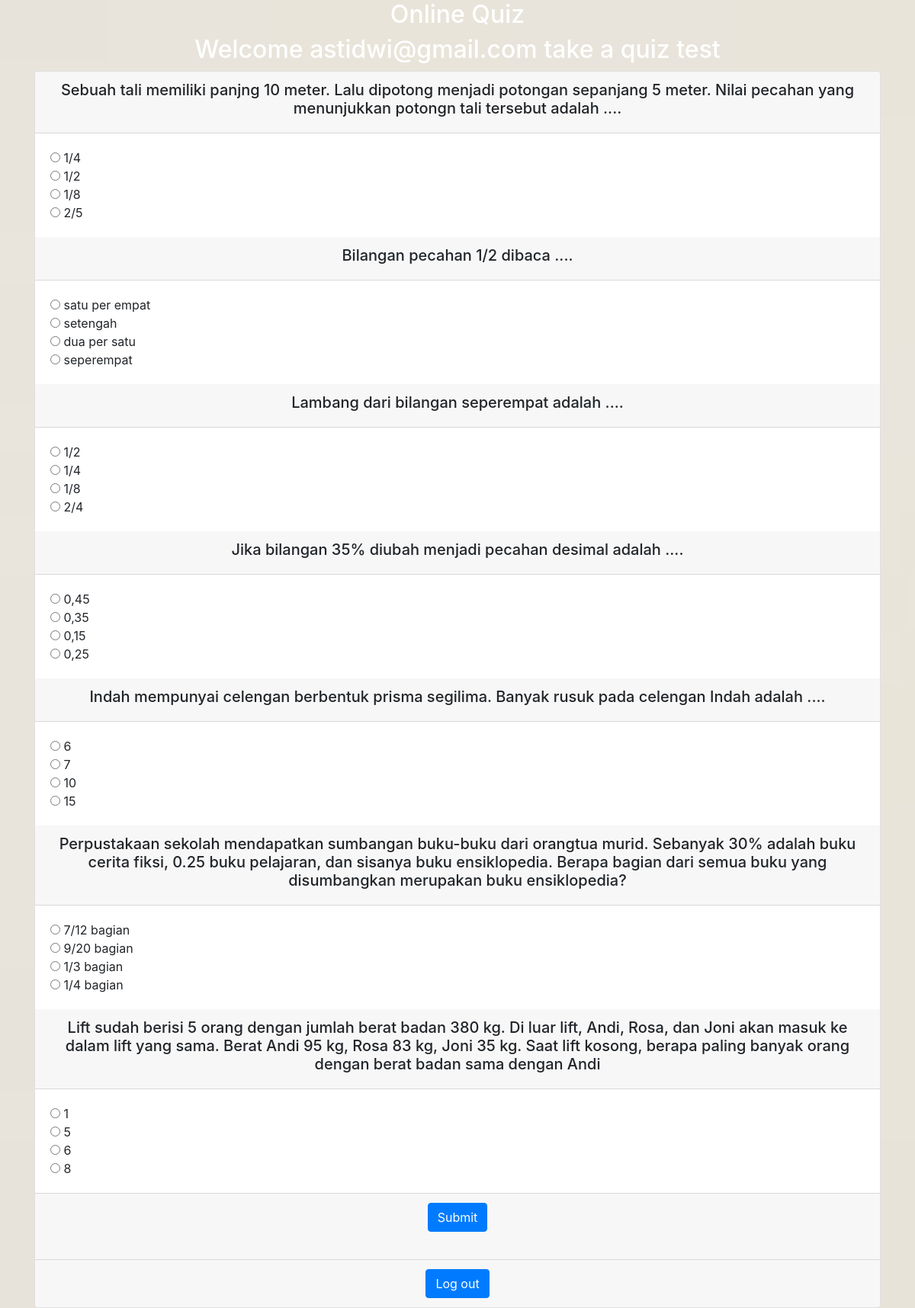
The app's page /quiz.php (signed in) with its own data.
### tables this page shows
CREATE TABLE `questions` (
  `qid` int(11) NOT NULL,
  `question` varchar(255) NOT NULL,
  `ans_id` int(11) NOT NULL
);

CREATE TABLE `answer` (
  `aid` int(11) NOT NULL,
  `answer` varchar(255) NOT NULL,
  `ans_id` int(11) NOT NULL
);

### quiz.php (the view, shortened to what this page needs)
<!DOCTYPE html>
<html lang="en">
  <head>
    <link rel="stylesheet" href="https://maxcdn.bootstrapcdn.com/bootstrap/4.5.2/css/bootstrap.min.css">
  </head>
  <body class="data">
    <div class="container ">
      <h2 class="text-center" style="color:white">Online Quiz</h2>
	  <?php echo '<h2 class="text-center blinking" style="color:white">  Welcome '.$_SESSION['user'].' take a quiz test</h2>'; ?>
	  <div class="card">
		<?php
			include('conn.php');
		?>
		<form action="http://localhost/quiz/result.php" method="post">
			<?php
				for($i=1;$i<8;$i++){
					$sql = "select * from questions where qid =  $i";
					$data = mysqli_query($conn,$sql);
					while($row = mysqli_fetch_assoc($data)){
						?>
						<div class="card-header text-center">
							<h5> <?php echo $row['question']; ?> </h5>
						</div>
						<div class="card-body">
							<?php
								$sql = "select * from answer where ans_id = $i";
								$data1 = mysqli_query($conn,$sql);
								while($row = mysqli_fetch_assoc($data1)){
									?>
									<input type="radio" name='check[<?php echo $row['ans_id']; ?>]' value="<?php echo $row['aid']?>"> <?php echo $row['answer']?> <br> <?php
								}
							?>
						</div>
						<?php
					}
				}
			?>
			<div class="card-footer text-center">
				<input type="submit" name="sub" class="btn btn-primary">
				<br><br>
			</div>
		</form>
		<div class="card-footer text-center">
			<a href='logout.php'>
				<button class="btn btn-primary">Log out</button>
			</a>
		</div>
    	</div>
    </div>
  </body>
</html>

### quiz.php (style rules this page uses)
.blinking { animation: blinkingText 1.2s infinite; }
.data { background: url('img/cream.jpg') center / cover no-repeat; }

### records on screen
questions: question "Sebuah tali memiliki panjng 10 meter. Lalu dipotong menjadi potongan sepanjang 5 meter. Nilai pecahan yang menunjukkan potongn tali tersebut adalah ...."
answer: answer "1/4"
answer: answer "1/2"
answer: answer "1/8"
answer: answer "2/5"
questions: question "Bilangan pecahan 1/2 dibaca ...."
answer: answer "satu per empat"
answer: answer "setengah"
answer: answer "dua per satu"
answer: answer "seperempat"
questions: question "Lambang dari bilangan seperempat adalah ...."
answer: answer "1/2"
answer: answer "1/4"
answer: answer "1/8"
answer: answer "2/4"
questions: question "Jika bilangan 35% diubah menjadi pecahan desimal adalah ...."
answer: answer "0,45"
answer: answer "0,35"
answer: answer "0,15"
answer: answer "0,25"
questions: question "Indah mempunyai celengan berbentuk prisma segilima. Banyak rusuk pada celengan Indah adalah ...."
answer: answer "6"
answer: answer "7"
answer: answer "10"
answer: answer "15"
questions: question "Perpustakaan sekolah mendapatkan sumbangan buku-buku dari orangtua murid. Sebanyak 30% adalah buku cerita fiksi, 0.25 buku pelajaran, dan sisanya buku ensiklopedia. Berapa bagian dari semua buku yang disumbangkan merupakan buku ensiklopedia?"
answer: answer "7/12 bagian"
answer: answer "9/20 bagian"
answer: answer "1/3 bagian"
answer: answer "1/4 bagian"
questions: question "Lift sudah berisi 5 orang dengan jumlah berat badan 380 kg. Di luar lift, Andi, Rosa, dan Joni akan masuk ke dalam lift yang sama. Berat Andi 95 kg, Rosa 83 kg, Joni 35 kg. Saat lift kosong, berapa paling banyak orang dengan berat badan sama dengan Andi"
answer: answer "1"
answer: answer "5"
answer: answer "6"
answer: answer "8"

### other values on screen
$_SESSION['user'] "astidwi@gmail.com"
